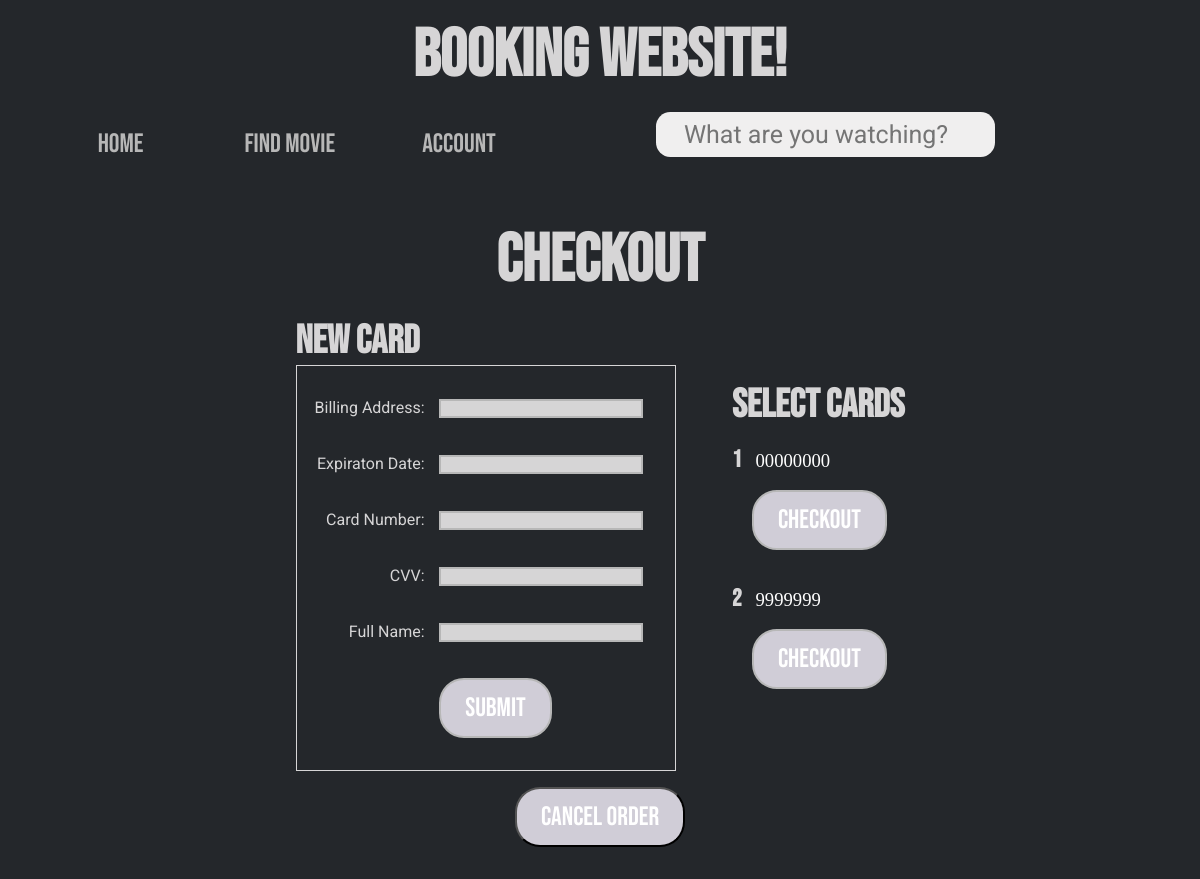
Page /HTML/checkout.php on the earlier database version.
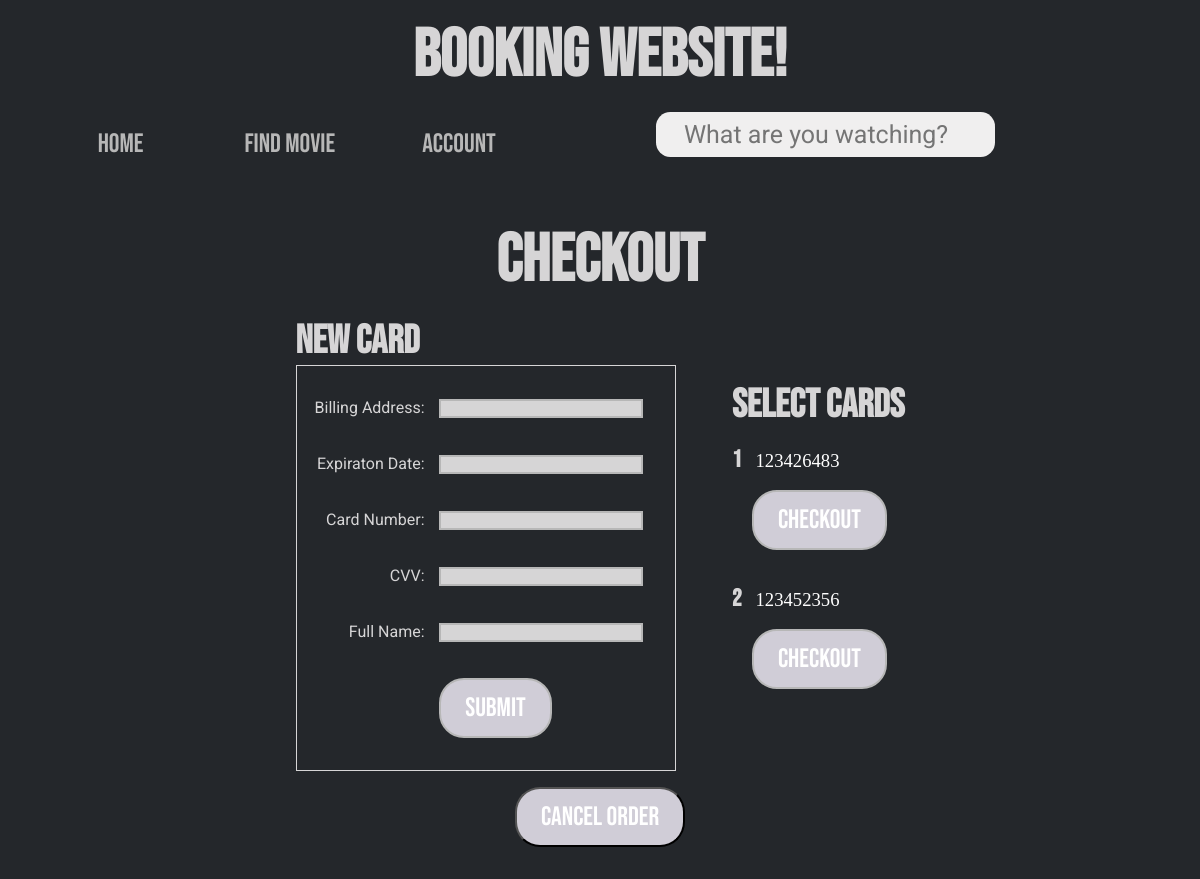
Same page on the later database version.
### tables this page shows
CREATE TABLE `payment_card` (
  `billingAddress` varchar(255) DEFAULT NULL,
  `expirationDate` varchar(255) DEFAULT NULL,
  `cardNumber` varbinary(255) NOT NULL,
  `cvv` varbinary(50) NOT NULL,
  `fullName` varchar(255) NOT NULL,
  `cardId` int(11) NOT NULL,
  `userId` varchar(255) DEFAULT NULL
);

### PHP/getCardInfo.php (called while the page is built, shortened)
<?php
    require("../Modal/database.php");
    $querycard = "SELECT billingAddress, expirationDate,
    CAST(AES_DECRYPT(cardNumber, 'cebs1234') AS CHAR(200)) AS cardNumber,
    CAST(AES_DECRYPT(cvv, 'cebs1234') AS CHAR(50)) AS cvv,
    fullName, cardId, userId FROM payment_card WHERE userId = (SELECT userId FROM user WHERE active=1)";
    $cstates = $db->prepare($querycard);
    $cstates->execute();
    $paymentCards = $cstates->fetchAll();
    $cardCount = $cstates->rowCount();
?>

### HTML/checkout.php (the view, shortened to what this page needs)
<?php
    require("../PHP/getCardInfo.php");
?>
<!DOCTYPE html>
<html lang="en">
<head>
    <link rel="stylesheet" href="../CSS/checkout.css">
    <link rel="stylesheet" href="../CSS/nav-bar.css">
</head>
<body onload="stylePage();">
    <header>
        <h1 class = "title">Booking Website!</h1>
    </header>
    <main>
    <div id="nav-menu">
        <ul class="one">
            <li><a href="../HTML/home.php"> Home </a></li>
            <li><a href="../HTML/select-movie.php"> Find Movie </a></li>
            <li><a href="../HTML/account.php"> Account </a></li>
        </ul>
        <form id="search-form" action="search.php" method="GET">
            <input type="search" id="search-bar" name="searchTerm" placeholder="What are you watching?">
        </form>
    </div>
    <h1>Checkout</h1>
    <div class="main-container">
    <div class="checkout" style="padding-right: 5%;">
    <h2>New card</h2>
    <form action='../PHP/cardInformation.php' method='POST' onsubmit="return addCard();">
            <fieldset>
            <label>Billing Address:</label>
            <input id = "cardBill" type="text" name='cBillingAddress'><br><br><br>
            <label>Expiraton Date:</label>
            <input id = "cardExDate" type="text" name='cExpDate'><br><br><br>
            <label>Card Number:</label>
            <input id = "cardNumb" type="text" name='cCardNum'><br><br><br>
            <label>CVV:</label>
            <input id = "cardVV" type="text" name='cCVV'><br><br><br>
            <label>Full Name:</label>
            <input id = "cardFlName" type="text" name='cFullName'><br><br><br>
            <?php
                if ($cardCount < 3) {
                    echo "<input type='submit' class='submitBtn' name='addCard' >";
                } else {
                    echo "<input type='submit' class='submitBtn' name='addCard' disabled>";
                }
            ?>
            </fieldset>
        </form>
    </div>
        <div id="formDiv">
            <h2 class="selectCard">Select cards</h2>
        <form action='../PHP/addBooking.php' method='POST'>
            <?php
                if ($cardCount > 0) {
                    $counter = 1;
                    foreach($paymentCards as $card) {
                        echo "
                        <h4 style='display:inline-block; text-align: left; '>". $counter ."</h4>
                        <p style='color:white; display:inline-block; padding-left:10px; padding-right:10px; font-size: 14pt;'>".  $card['cardNumber']. "</p>"
                        ."<input type='hidden' name='cardId".$counter."' value=". $card['cardId'] .">
                        <input class='purchaseButton' type='submit' name='submit".$counter."' value='checkout'><br>";
                        $counter++;
                    }
                } else {
                    echo "<p style='color:white;'> no cards saved </p>";
                }
            ?>
        </form>
        </div>
    </div>
    <footer>
    <div id="btn">
        <a href="../HTML/home.php"><button type="button" class="cancelButton">Cancel Order</button></a>
    </div>
    </footer>
</main>
</body>
</html>

Differences in the rows shown:
no longer on this page (row unchanged): payment_card: cardNumber "00000000"
no longer on this page (row unchanged): payment_card: cardNumber "9999999"
added payment_card: cardNumber "123426483"
added payment_card: cardNumber "123452356"
